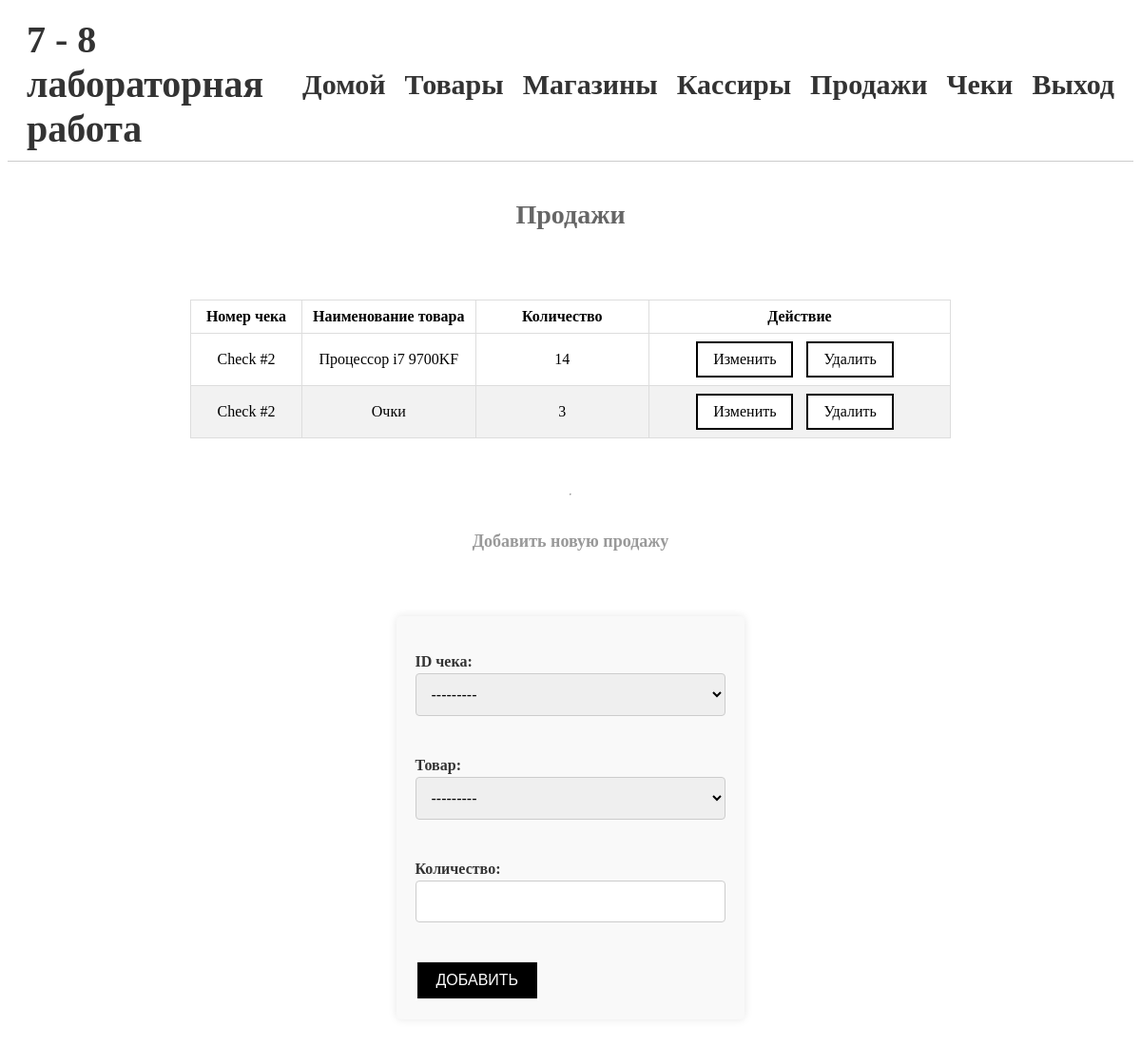
/sales/ (signed in), run on an earlier commit of the app's database.
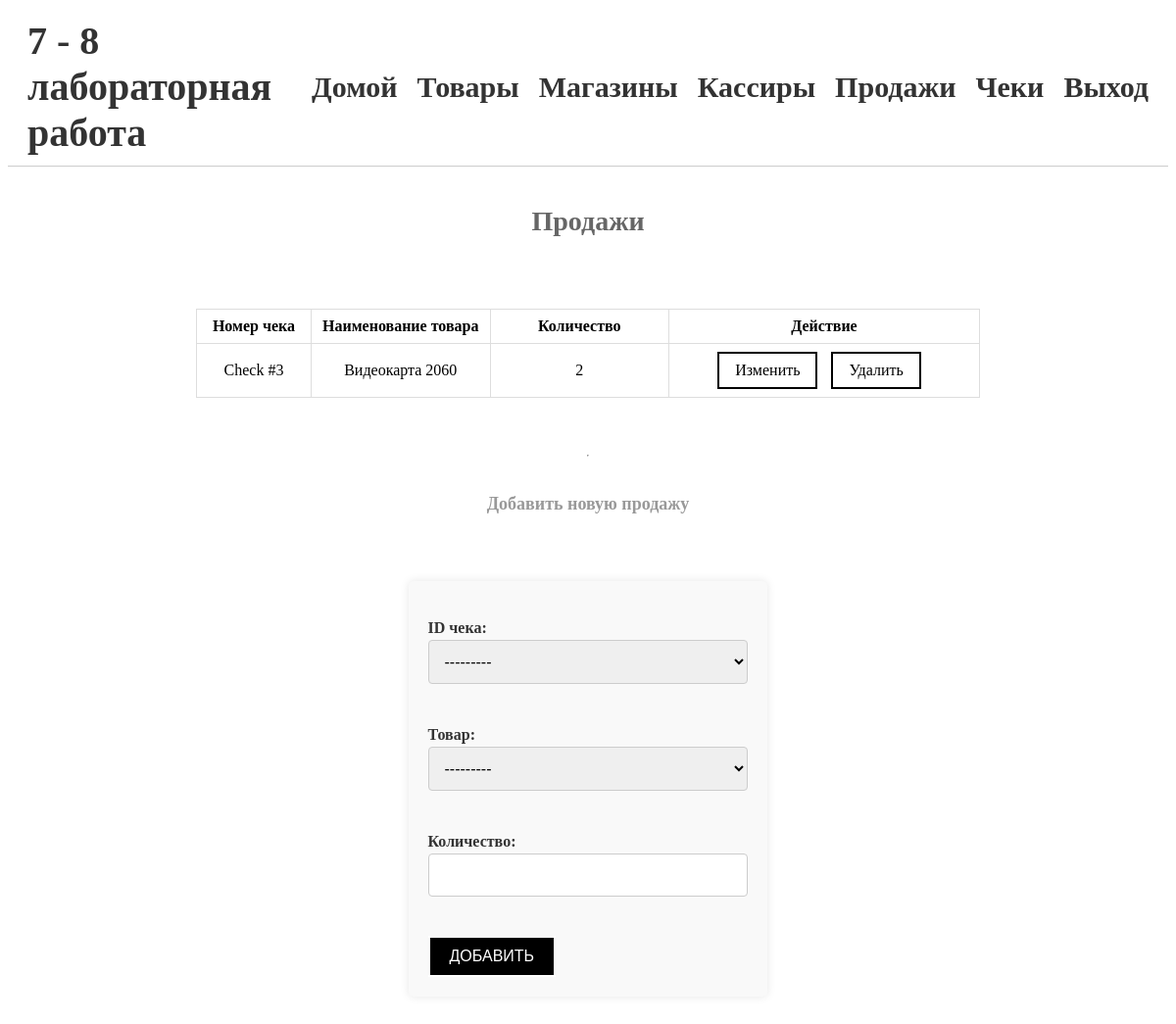
And on a later commit of the database.
### polls/models.py (models this page shows, shortened)
class Sale(models.Model):
    check_id = models.ForeignKey(Check, on_delete=models.CASCADE)
    item = models.ForeignKey(Item, on_delete=models.CASCADE)
    quantity = models.PositiveIntegerField()

class Check(models.Model):
    cashier = models.ForeignKey(Cashier, on_delete=models.CASCADE)
    date_time = models.DateTimeField()
    total_sum = models.DecimalField(max_digits=999999, decimal_places=2)
    store = models.ForeignKey(Store, on_delete=models.CASCADE)
    def __str__(self):
        return f'Check #{self.pk}'

class Item(models.Model):
    name = models.CharField(max_length=255)
    def __str__(self):
        return self.name

### polls/views.py (the view)
# urls.py: path('sales/', sale_list, name='sale_list'),
def sale_list(request):
    sales = Sale.objects.all()
    form = SaleForm(request.POST or None)
    if form.is_valid():
        form.save()
        return redirect('sale_list')
    return render(request, 'sale_list.html', {'sales': sales, 'form': form})

### polls/forms.py
class SaleForm(forms.ModelForm):
    class Meta:
        model = Sale
        fields = ['check_id', 'item', 'quantity']
        labels = {
            'check_id': 'ID чека',
            'item': 'Товар',
            'quantity': 'Количество',
        }

### templates/sale_list.html (shortened to what this page needs)
{% extends 'base.html' %}
{% block content %}
{% if request.user.is_authenticated %}
<h2>Продажи</h2>
<table>
    <thead>
    <tr>
        <th>Номер чека</th>
        <th>Наименование товара</th>
        <th>Количество</th>
        {% if request.user.is_staff == True %}
        <th>Действие</th>
        {% endif %}
    </tr>
    </thead>
    <tbody>
    {% for sale in sales %}
    <tr>
        <td>{{ sale.check_id }}</td>
        <td>{{ sale.item }}</td>
        <td>{{ sale.quantity }}</td>
        {% if request.user.is_staff == True %}
        <td>
            <div class="edits">
                <a class="btn" href="{% url 'sale_update' sale.pk %}">Изменить</a>
                <a class="btn" href="{% url 'sale_delete' sale.pk %}">Удалить</a>
            </div>
        </td>
        {% endif %}
    </tr>
    {% empty %}
    <tr>
        <td colspan="5">Таблица пустая</td>
    </tr>
    {% endfor %}
    </tbody>
</table>
<hr>
{% if request.user.is_staff == True %}
<h3>Добавить новую продажу</h3>
<form class="check-form" method="post">
    {{ form.as_p }}
    <button type="submit">Добавить</button>
</form>
{% endif %}
{% else %}
<h1>Вы не авторизованы!</h1>
{% endif %}
{% endblock %}

### templates/base.html (shortened to what this page needs)
<!DOCTYPE html>
<html lang="en">
<head>
    <link rel="stylesheet" href="/static/style.css">
</head>
<body>
<nav class="navbar">
    <a href="/" class="navbar-logo">7 - 8 лабораторная работа</a>
    <ul class="navbar-links">
        <li><a class="navbar-link" href="/">Домой</a></li>
        <li><a class="navbar-link" href="/items">Товары</a></li>
        <li><a class="navbar-link" href="/stores">Магазины</a></li>
        {% if request.user.is_authenticated %}
        <li><a class="navbar-link" href="/cashiers">Кассиры</a></li>
        <li><a class="navbar-link" href="/sales">Продажи</a></li>
        <li><a class="navbar-link" href="/checks">Чеки</a></li>
        <li><a class="navbar-link" href="/accounts/logout">Выход</a></li>
        {% else %}
        <li><a class="navbar-link" href="/accounts/login">Логин</a></li>
        <li><a class="navbar-link" href="/register">Регистрация</a></li>
        {% endif %}
    </ul>
</nav>
<div class="container">
    {% block content %}
    {% endblock %}
</div>
</body>
</html>

### polls/static/style.css (style rules this page uses)
.navbar { background-color: #fff; border-bottom: 1px solid #ccc; display: flex; justify-content: space-between; align-items: center; padding: 10px 20px; }
.container { display: flex; flex-direction: column; justify-content: center; align-items: center; }
.navbar-logo { font-size: 40px; font-weight: bold; color: #333; text-decoration: none; }
.navbar-links { list-style: none; margin: 0; padding: 0; display: flex; justify-content: space-between; align-items: center; }
.navbar-link { font-size: 30px; font-weight: bold; color: #333; text-decoration: none; margin-left: 20px; transition: all 0.2s ease-in-out; }
h2 { font-size: 28px; color: #666; margin-top: 40px; }
h3 { font-size: 18px; color: #999; margin-top: 30px; }
table { border-collapse: collapse; width: 100%; max-width: 800px; margin: 50px auto; max-height: 200px; overflow-y: scroll; table-layout: fixed; }
thead { position: sticky; top: 0; background-color: #fff; }
td, th { border: 1px solid #ddd; padding: 8px; text-align: center; }
th:first-child, td:first-child { width: 100px; }
th:last-child, td:last-child { width: 300px; }
p { font-size: 16px; line-height: 1.5; color: #333; margin-bottom: 20px; }
table { animation: animateTable 1s ease; }
form label { font-weight: bold; margin-bottom: 0.5rem; }
form { max-width: 600px; margin: 50px auto; padding: 20px; background-color: #f9f9f9; border-radius: 5px; box-shadow: 0px 0px 10px rgba(0, 0, 0, 0.1); }
form input[type=text], form input[type=email], form textarea, form select, form input[type="datetime-local"],form input[type="number"],form input[type="password"] { width: 100%; padding: 12px; border: 1px solid #ccc; border-radius: 4px; box-sizing: border-box; margin-bottom: 20px; font-size: 16px; }
a.btn { display: inline-block; border: 2px solid black; background-color: white; color: black; padding: 8px 16px; text-align: center; text-decoration: none; font-size: 16px; margin-right: 10px; }
button[type=submit] { background-color: black; color: white; border: 2px white; padding: 10px 20px; font-size: 16px; border: 2px solid white; text-transform: uppercase; }

What changed in the data, as far as the page shows it:
removed Sale: check_id "Check #2", item "Процессор i7 9700KF", quantity "14"
removed Sale: check_id "Check #2", item "Очки", quantity "3"
added Sale: check_id "Check #3", item "Видеокарта 2060", quantity "2"
